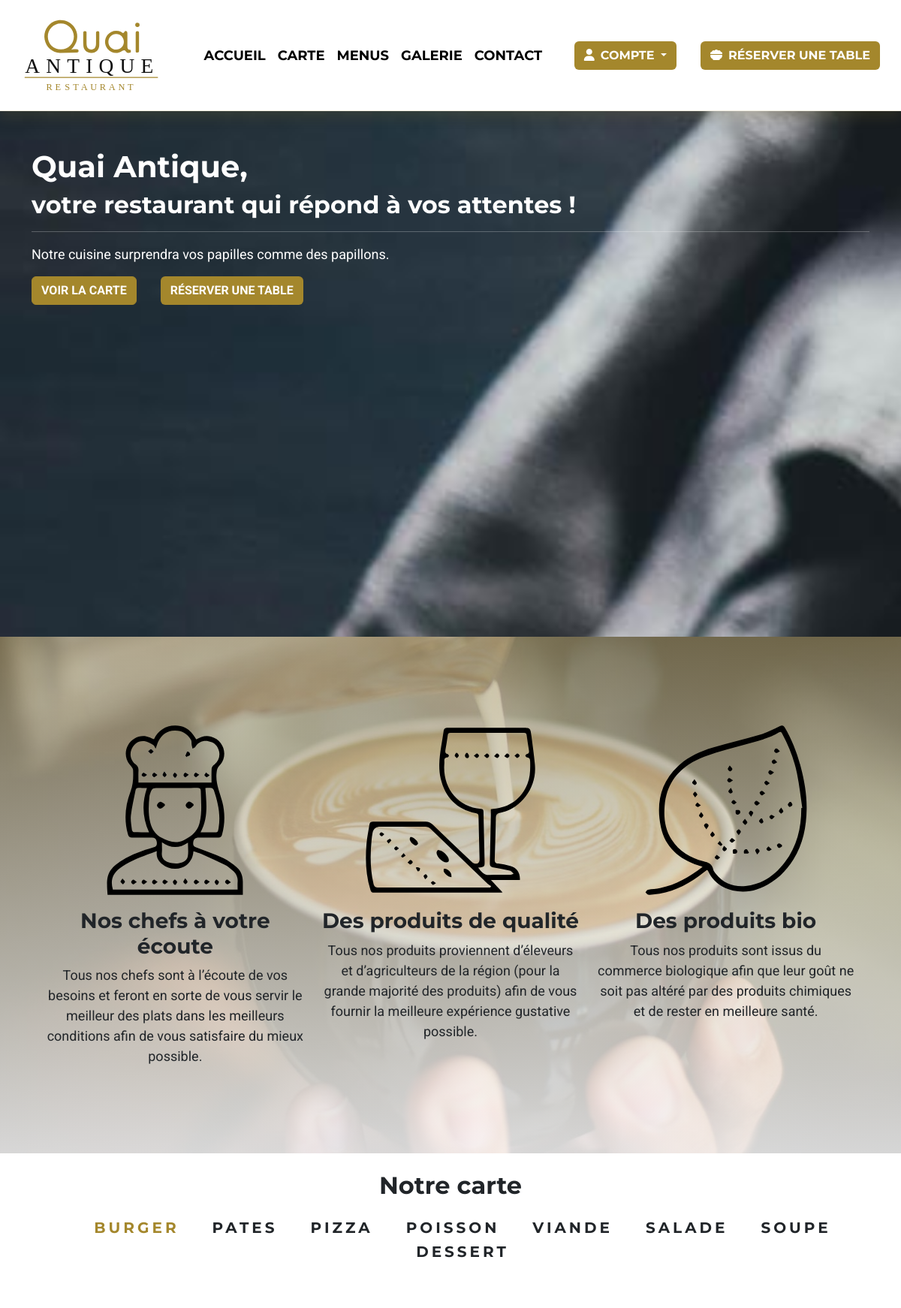
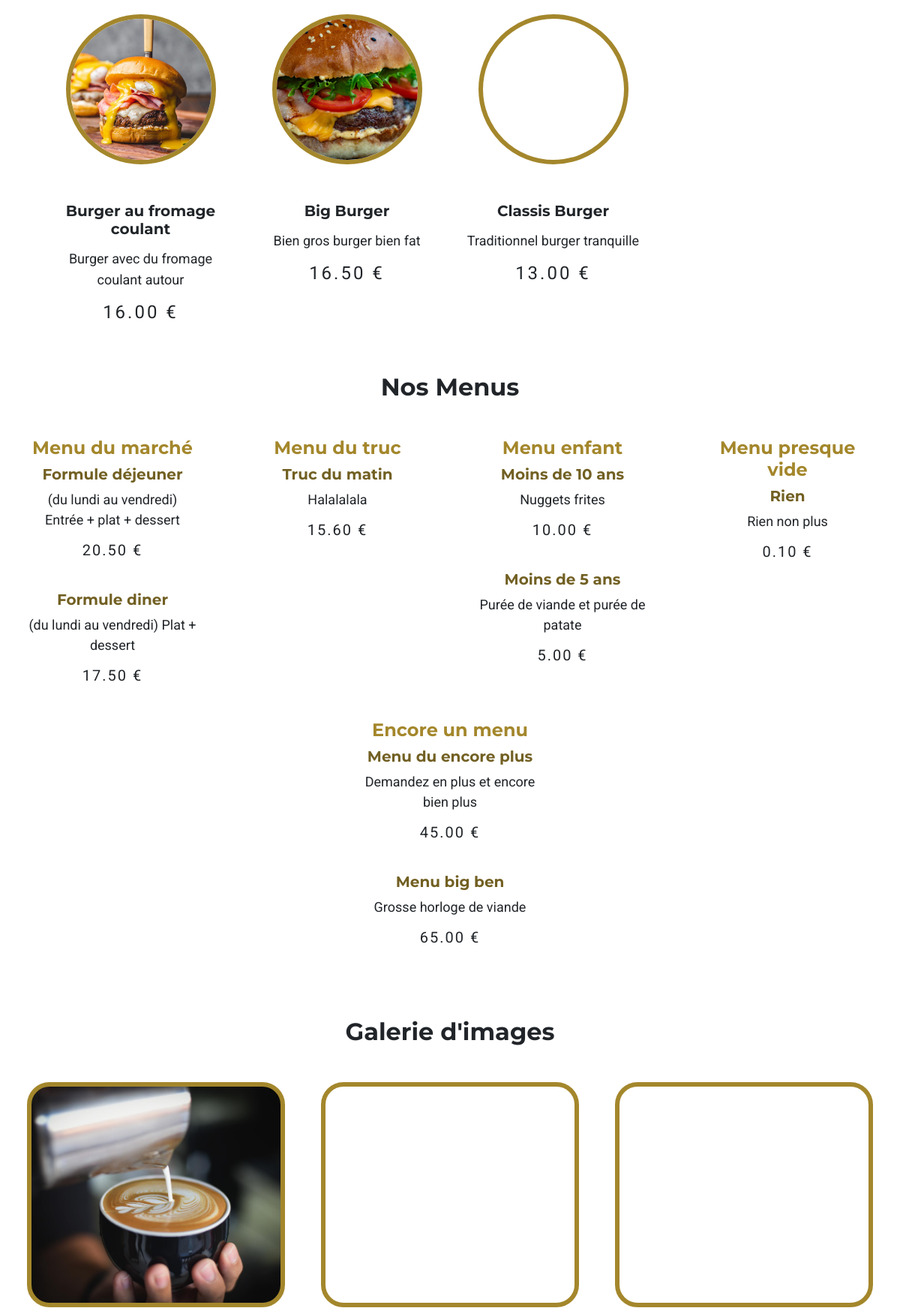
The page / (upper part) on the database its author committed (2 pictures, top to bottom).
### tables this page shows
CREATE TABLE website_setting
(
  setting_id INT(3) NOT NULL AUTO_INCREMENT PRIMARY KEY,
  setting_restaurant_name VARCHAR(255) NOT NULL,
  setting_restaurant_mail VARCHAR(255) NOT NULL,
  setting_restaurant_phone VARCHAR(255) NOT NULL,
  setting_restaurant_address VARCHAR(255) NOT NULL,
  setting_restaurant_monday_hours VARCHAR(255) NOT NULL,
  setting_restaurant_tuesday_hours VARCHAR(255) NOT NULL,
  setting_restaurant_wednesday_hours VARCHAR(255) NOT NULL,
  setting_restaurant_thursday_hours VARCHAR(255) NOT NULL,
  setting_restaurant_friday_hours VARCHAR(255) NOT NULL,
  setting_restaurant_saturday_hours VARCHAR(255) NOT NULL,
  setting_restaurant_sunday_hours VARCHAR(255) NOT NULL,
  setting_restaurant_nbcustomers INT(3) NOT NULL
);

CREATE TABLE category
(
  category_id INT(3) NOT NULL AUTO_INCREMENT PRIMARY KEY,
  category_name VARCHAR(100) NOT NULL
);

CREATE TABLE product
(
  product_id INT(3) NOT NULL AUTO_INCREMENT PRIMARY KEY,
  product_name VARCHAR(100) NOT NULL,
  product_description VARCHAR(255) NOT NULL,
  product_price DECIMAL(4,2) NOT NULL,
  product_picture VARCHAR(255) NOT NULL,
  category_id INT(3) NOT NULL,
  FOREIGN KEY (category_id) REFERENCES category(category_id)
);

CREATE TABLE menu
(
  menu_id INT(3) NOT NULL AUTO_INCREMENT PRIMARY KEY,
  menu_name VARCHAR(100) NOT NULL,
  menu_f_options VARCHAR(255) NOT NULL,
  menu_f_description VARCHAR(255) NOT NULL,
  menu_f_price DECIMAL(4,2) NOT NULL,
  menu_s_options VARCHAR(255),
  menu_s_description VARCHAR(255),
  menu_s_price DECIMAL(4,2)
);

CREATE TABLE picture
(
  picture_id INT(3) NOT NULL AUTO_INCREMENT PRIMARY KEY,
  picture_name VARCHAR(100) NOT NULL,
  picture_image VARCHAR(255) NOT NULL
);

### index.php (called while the page is built, shortened)
<?php
include('./Database/connexion.php');
include('./Conf/Template/Website-head-html.php');
include('./Conf/Template/Website-navbar.php');
include('./Page/index-content.php');
include('./Conf/Template/Website-footer-html.php');
include('./Conf/Template/Website-end-html.php');

### Page/index-content.php (the view, shortened to what this page needs)
<?php
try {
  $statement_website_setting_content = $pdo->prepare("SELECT * FROM website_setting");
  $statement_website_setting_content->execute();
  $website_setting_content = $statement_website_setting_content->fetch();
} catch (Exception $e) {
  file_put_contents('error.log', $e->getMessage() . "\n", FILE_APPEND);
  echo 'Une erreur s\'est produite, veuillez réessayer: ';
}
?>
<section class="top-section-background">
  <div class="container">
    <div class="row" style="flex-wrap: nowrap;">
      <div style="padding-top: 50px; color: white;">
        <h1 style="font-family: Montserrat, sans-serif;">
          <?php echo $website_setting_content['setting_restaurant_name']; ?>,
        </h1>
        <h2>
          votre restaurant qui répond à vos attentes !
        </h2>
        <hr>
        <p>
          Notre cuisine surprendra vos papilles comme des papillons.
        </p>
        <div class="d-flex">
          <a href="#sectioncarte" class="btn see-product-btn me-3" style="text-transform: uppercase;">
            Voir la carte
          </a>
          <?php include('./Conf/Template/Btn-resa.php'); ?>
        </div>
      </div>
    </div>
  </div>
</section>
<section class="intro-product" style="padding:100px 50px;">
  <div class="container-fluid">
    <div class="row">
      <div class="col-md-4">
        <div class="text-center">
          <img style="width: 230px;" src="./Picture/Picto-chef.svg" class="my-3">
          <h3>
            Nos chefs à votre écoute
          </h3>
          <p>
            Tous nos chefs sont à l’écoute de vos besoins et feront en sorte de vous servir le meilleur des plats dans
            les meilleurs conditions afin de vous satisfaire du mieux possible.
          </p>
        </div>
      </div>
      <div class="col-md-4">
        <div class="text-center">
          <img style="width: 230px;" src="./Picture/Picto-food.svg" class="my-3">
          <h3>
            Des produits de qualité
          </h3>
          <p>
            Tous nos produits proviennent d’éleveurs et d’agriculteurs de la région (pour la grande majorité des
            produits) afin de vous fournir la meilleure expérience gustative possible.
          </p>
        </div>
      </div>
      <div class="col-md-4">
        <div class="text-center">
          <img style="width: 230px;" src="./Picture/Picto-bio.svg" class="my-3">
          <h3>
            Des produits bio
          </h3>
          <p>
            Tous nos produits sont issus du commerce biologique afin que leur goût ne soit pas altéré par des produits
            chimiques et de rester en meilleure santé.
          </p>
        </div>
      </div>
    </div>
  </div>
</section>
<section class="products py-4" id="sectioncarte" style="padding:100px 50px;">
  <div class="container">
    <h2 class="text-center mb-4">Notre carte</h2>
    <div>
      <div>
        <ul class="text-center mb-4">
          <?php
          try {
            $statement_category = $pdo->prepare("SELECT * FROM category");
            $statement_category->execute();
            $categories = $statement_category->fetchAll();
          } catch (Exception $e) {
            file_put_contents('error.log', $e->getMessage() . "\n", FILE_APPEND);
            echo 'Une erreur s\'est produite, veuillez réessayer: ';
          }
          $x = 0;
          foreach ($categories as $category) {
            if ($x == 0) {
              echo "<li class = 'product_category_name choice_category_link active_category' onclick=showCategoryProduct(event,'" . str_replace(' ', '', $category['category_name']) . "')>";
              echo "<h5>";
              echo $category['category_name'];
              echo "</h5>";
              echo "</li>";
            } else {
              echo "<li class = 'product_category_name choice_category_link' onclick=showCategoryProduct(event,'" . str_replace(' ', '', $category['category_name']) . "')>";
              echo "<h5>";
              echo $category['category_name'];
              echo "</h5>";
              echo "</li>";
            }
            $x++;
          }
          ?>
        </ul>
      </div>
      <div>
        <?php
        $i = 0;
        foreach ($categories as $category) {
          if ($i == 0) {
            echo '<div class="choice_category_content" id="' . str_replace(' ', '', $category['category_name']) . '" style=display:block>';
            try {
              $statement_product = $pdo->prepare("SELECT * FROM product WHERE category_id = ?");
              $statement_product->execute(array($category['category_id']));
              $products = $statement_product->fetchAll();
            } catch (Exception $e) {
              file_put_contents('error.log', $e->getMessage() . "\n", FILE_APPEND);
              echo 'Une erreur s\'est produite, veuillez réessayer: ';
            }
            echo "<div class='row'>";
            foreach ($products as $product) {
        ?>
        <div class="col-md-4 col-lg-3">
          <div class="thumbnail">
            <?php $source = "./admin/Picture/" . $product['product_picture']; ?>
            <div class="product-picture">
              <div class="picture-preview">
                <div style="background-image: url('<?php echo $source; ?>');"></div>
              </div>
            </div>
            <div class="product-text">
              <h5>
                <?php echo $product['product_name']; ?>
              </h5>
              <p>
                <?php echo $product['product_description']; ?>
              </p>
              <span class="product-price">
                <?php echo $product['product_price'] . " €"; ?>
              </span>
            </div>
          </div>
        </div>
        <?php
            }
            echo '</div>';
            echo '</div>';
          } else {
            try {
              $statement_product = $pdo->prepare("SELECT * FROM product WHERE category_id = ?");
              $statement_product->execute(array($category['category_id']));
              $products = $statement_product->fetchAll();
            } catch (Exception $e) {
              file_put_contents('error.log', $e->getMessage() . "\n", FILE_APPEND);
              echo 'Une erreur s\'est produite, veuillez réessayer: ';
            }
            ?>
        <?php
          }
          $i++;
        }
        echo "</div>";
        ?>
      </div>
    </div>
</section>
<section class="py-4" id="sectionmenu">
  <div class="container-fluid">
    <h2 class="text-center mb-4">Nos Menus</h2>
    <div class="row justify-content-center">
      <?php
      try {
        $statement_menu = $pdo->prepare("SELECT * FROM menu");
        $statement_menu->execute();
        $menus = $statement_menu->fetchAll();
      } catch (Exception $e) {
        file_put_contents('error.log', $e->getMessage() . "\n", FILE_APPEND);
        echo 'Une erreur s\'est produite, veuillez réessayer: ';
      }
      foreach ($menus as $menu) {
      ?>
      <div class="col-md-4 col-lg-3">
        <div class="text-center m-4">
          <h4 style="color: #a4872c">
            <?php echo $menu['menu_name']; ?>
          </h4>
          <h5 style="color: #726023">
            <?php echo $menu['menu_f_options']; ?>
          </h5>
          <p>
            <?php echo $menu['menu_f_description']; ?>
          </p>
          <p class="menu-price">
            <?php echo $menu['menu_f_price']; ?> €
          </p>
          <br>
          <?php
            if (!empty($menu['menu_s_options'])) {
            ?>
          <h5 style="color: #726023">
            <?php echo $menu['menu_s_options']; ?>
          </h5>
          <p>
            <?php echo $menu['menu_s_description']; ?>
          </p>
          <p class="menu-price">
            <?php echo $menu['menu_s_price']; ?> €
          </p>
          <?php
            }
            ?>
        </div>
      </div>
      <?php
      }
      ?>
    </div>
  </div>
</section>
<section class="py-4" id="sectiongalerie">
  <div class="container-fluid p-4">
    <h2 class="text-center mb-4">Galerie d'images</h2>
    <?php
    try {
      $statement_pictures_gal = $pdo->prepare("SELECT * FROM picture");
      $statement_pictures_gal->execute();
      $pictures_gal = $statement_pictures_gal->fetchAll();
    } catch (Exception $e) {
      file_put_contents('error.log', $e->getMessage() . "\n", FILE_APPEND);
      echo 'Une erreur s\'est produite, veuillez réessayer: ';
    }
    echo "<div class = 'row justify-content-center'>";
    foreach ($pictures_gal as $picture_gal) {
      echo "<div class = 'col-md-4 p-4 content-gal' style='position: relative;'>";
      $source = "./admin/Picture/" . $picture_gal['picture_image'];
    ?>
    <div
      style="background-image: url('<?php echo $source; ?>');background-repeat: no-repeat;background-position: 50% 50%;background-size: cover;background-clip: border-box;box-sizing: border-box;overflow: hidden;height: 300px; border-radius: 30px; border: 6px solid #a4872c;">
    </div>
    <?php
      echo "</div>";
    }
    echo "</div>";
    ?>
  </div>
</section>
    <?php include('./Conf/Template/Btn-resa.php'); ?>

### Design/CSS/website.css (style rules this page uses)
:root { -webkit-box-sizing: border-box; box-sizing: border-box; }
body { font-family: Roboto, sans-serif; overflow-x: hidden; scroll-behavior: smooth; font-size: 18px; }
h1, h2, h3, h4, h5, h6 { font-family: Montserrat, sans-serif; font-weight: bold; }
.top-section-background { background: url(../../Picture/Fond-top.jpeg); background-repeat: no-repeat; background-size: cover; height: 700px; background-attachment: fixed; }
.see-product-btn { background-color: #a4872c; color: white; font-weight: bold; border-color: #a4872c; }
.intro-product { background: linear-gradient(rgba(171, 156, 111, 0.626), #ffffffd4), url(../../Picture/Cafe-coupe.jpeg); background-position: center; background-repeat: no-repeat; background-size: cover; }
.product_category_name { display: inline-block; cursor: pointer; vertical-align: top; line-height: 26px; letter-spacing: 4px; text-transform: uppercase; margin: 0 22px; transition: all 0.3s; }
.active_category { color: #a4872c; }
.choice_category_content { display: none; }
.thumbnail { display: block; margin-bottom: 20px; line-height: 1.42857143; transition: border 0.2s ease-in-out; text-align: center; background: inherit; }
.product-picture { position: relative; max-width: 200px; margin: 50px auto; }
.product-picture .picture-preview { width: 200px; height: 200px; position: relative; border-radius: 100%; border: 6px solid #a4872c; }
.product-picture .picture-preview > div { width: 100%; height: 100%; border-radius: 100%; background-size: cover; background-repeat: no-repeat; background-position: center; }
.thumbnail > .product-text > p { line-height: 28px; margin-top: 14px; }
.product-price { font-size: 24px; line-height: 26px; letter-spacing: 3px; display: block; }
.menu-price { font-size: 20px; line-height: 22px; letter-spacing: 2px; display: block; }

### rows shown on the page
website_setting: setting_restaurant_name "Quai Antique"
category: category_name "BURGER"
category: category_name "PATES"
category: category_name "PIZZA"
category: category_name "POISSON"
category: category_name "VIANDE"
category: category_name "SALADE"
category: category_name "SOUPE"
category: category_name "DESSERT"
product: product_picture (picture), product_name "Burger au fromage coulant", product_description "Burger avec du fromage coulant autour", product_price "16.00"
product: product_picture (picture), product_name "Big Burger", product_description "Bien gros burger bien fat", product_price "16.50"
product: product_name "Classis Burger", product_description "Traditionnel burger tranquille", product_price "13.00"
menu: menu_name "Menu du marché", menu_f_options "Formule déjeuner", menu_f_description "(du lundi au vendredi) Entrée + plat + dessert", menu_f_price "20.50", menu_s_options "Formule diner", menu_s_description "(du lundi au vendredi) Plat + dessert", menu_s_price "17.50"
menu: menu_name "Menu du truc", menu_f_options "Truc du matin", menu_f_description "Halalalala", menu_f_price "15.60"
menu: menu_name "Menu enfant", menu_f_options "Moins de 10 ans", menu_f_description "Nuggets frites", menu_f_price "10.00", menu_s_options "Moins de 5 ans", menu_s_description "Purée de viande et purée de patate", menu_s_price "5.00"
menu: menu_name "Menu presque vide", menu_f_options "Rien", menu_f_description "Rien non plus", menu_f_price "0.10"
menu: menu_name "Encore un menu", menu_f_options "Menu du encore plus", menu_f_description "Demandez en plus et encore bien plus", menu_f_price "45.00", menu_s_options "Menu big ben", menu_s_description "Grosse horloge de viande", menu_s_price "65.00"
picture: picture_image (picture)
